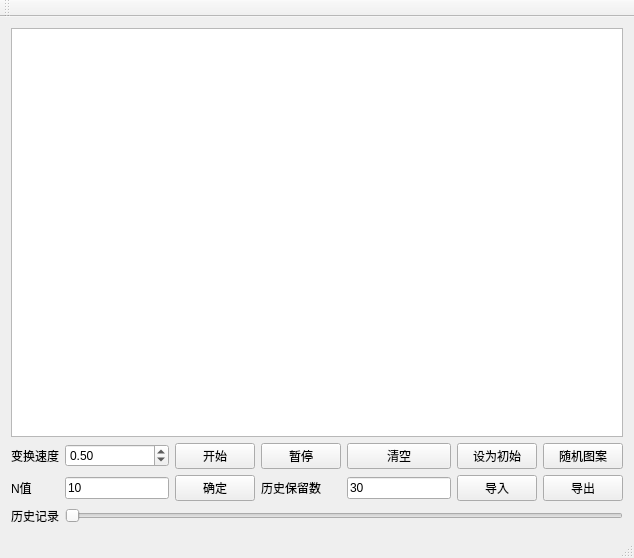
<?xml version="1.0" encoding="UTF-8"?>
<ui version="4.0">
 <class>MainWindow</class>
 <widget class="QMainWindow" name="MainWindow">
  <property name="geometry">
   <rect>
    <x>0</x>
    <y>0</y>
    <width>634</width>
    <height>558</height>
   </rect>
  </property>
  <property name="windowTitle">
   <string>MainWindow</string>
  </property>
  <widget class="QWidget" name="centralWidget">
   <layout class="QGridLayout" name="gridLayout_2">
    <item row="4" column="0">
     <widget class="QLabel" name="label_3">
      <property name="text">
       <string>历史记录</string>
      </property>
     </widget>
    </item>
    <item row="3" column="5">
     <widget class="QPushButton" name="importButton">
      <property name="text">
       <string>导入</string>
      </property>
     </widget>
    </item>
    <item row="0" column="0" colspan="7">
     <widget class="QTableView" name="tableView">
      <property name="sizePolicy">
       <sizepolicy hsizetype="Expanding" vsizetype="Expanding">
        <horstretch>0</horstretch>
        <verstretch>0</verstretch>
       </sizepolicy>
      </property>
      <property name="font">
       <font>
        <pointsize>6</pointsize>
       </font>
      </property>
      <property name="gridStyle">
       <enum>Qt::DotLine</enum>
      </property>
      <attribute name="horizontalHeaderMinimumSectionSize">
       <number>1</number>
      </attribute>
      <attribute name="verticalHeaderMinimumSectionSize">
       <number>1</number>
      </attribute>
     </widget>
    </item>
    <item row="3" column="0">
     <widget class="QLabel" name="label_2">
      <property name="text">
       <string>N值</string>
      </property>
     </widget>
    </item>
    <item row="1" column="0">
     <widget class="QLabel" name="label">
      <property name="text">
       <string>变换速度</string>
      </property>
     </widget>
    </item>
    <item row="1" column="1">
     <widget class="QDoubleSpinBox" name="speedSpin">
      <property name="minimum">
       <double>0.010000000000000</double>
      </property>
      <property name="singleStep">
       <double>0.050000000000000</double>
      </property>
      <property name="value">
       <double>0.500000000000000</double>
      </property>
     </widget>
    </item>
    <item row="4" column="1" colspan="6">
     <widget class="QSlider" name="historySlide">
      <property name="orientation">
       <enum>Qt::Horizontal</enum>
      </property>
     </widget>
    </item>
    <item row="3" column="1">
     <widget class="QLineEdit" name="dimEdit">
      <property name="text">
       <string>10</string>
      </property>
     </widget>
    </item>
    <item row="3" column="3">
     <widget class="QLabel" name="label_4">
      <property name="text">
       <string>历史保留数</string>
      </property>
     </widget>
    </item>
    <item row="1" column="2">
     <widget class="QPushButton" name="startButton">
      <property name="text">
       <string>开始</string>
      </property>
     </widget>
    </item>
    <item row="1" column="4">
     <widget class="QPushButton" name="clearButton">
      <property name="text">
       <string>清空</string>
      </property>
     </widget>
    </item>
    <item row="3" column="4">
     <widget class="QLineEdit" name="historyLimit">
      <property name="text">
       <string>30</string>
      </property>
     </widget>
    </item>
    <item row="1" column="3">
     <widget class="QPushButton" name="pushButton">
      <property name="text">
       <string>暂停</string>
      </property>
     </widget>
    </item>
    <item row="3" column="2">
     <widget class="QPushButton" name="okButton">
      <property name="text">
       <string>确定</string>
      </property>
     </widget>
    </item>
    <item row="3" column="6">
     <widget class="QPushButton" name="exportButton">
      <property name="text">
       <string>导出</string>
      </property>
     </widget>
    </item>
    <item row="1" column="5">
     <widget class="QPushButton" name="setAsInitButton">
      <property name="text">
       <string>设为初始</string>
      </property>
     </widget>
    </item>
    <item row="1" column="6">
     <widget class="QPushButton" name="randomButton">
      <property name="text">
       <string>随机图案</string>
      </property>
     </widget>
    </item>
   </layout>
  </widget>
  <widget class="QMenuBar" name="menuBar">
   <property name="geometry">
    <rect>
     <x>0</x>
     <y>0</y>
     <width>634</width>
     <height>30</height>
    </rect>
   </property>
  </widget>
  <widget class="QToolBar" name="mainToolBar">
   <attribute name="toolBarArea">
    <enum>TopToolBarArea</enum>
   </attribute>
   <attribute name="toolBarBreak">
    <bool>false</bool>
   </attribute>
  </widget>
  <widget class="QStatusBar" name="statusBar"/>
 </widget>
 <layoutdefault spacing="6" margin="11"/>
 <resources/>
 <connections/>
</ui>
